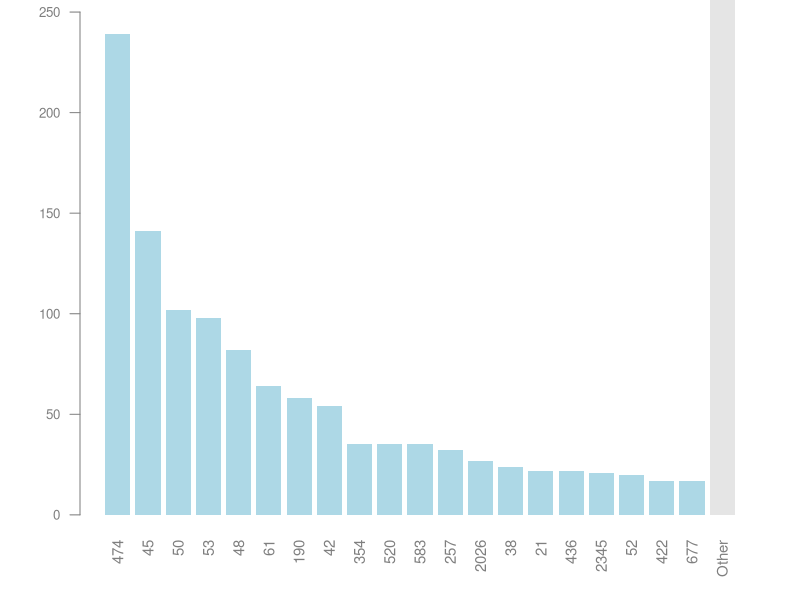
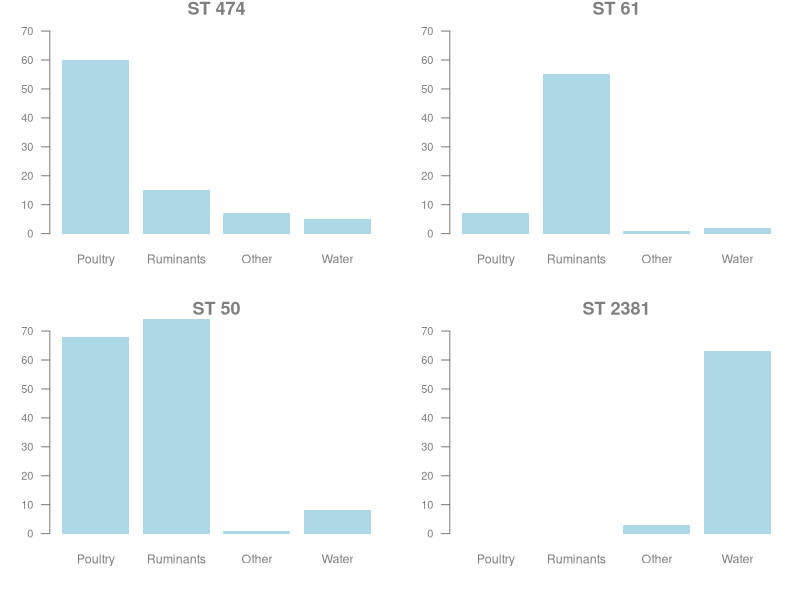

These charts were generated, in order, by the following R code:
## ---- chunk 1
library(dplyr)
library(knitr)
opts_chunk$set(echo=FALSE, fig.height = 5, fig.align='center', bg='transparent', dev.args=list(bg='transparent'))
sts = read.csv("data/st_counts.csv")
## ---- chunk 2
# find the top 14 sequence types
par(mar=c(4,4,0,2))
top20 = order(-sts$Human)[1:20]
barplot(c(sts$Human[top20], sum(sts$Human[-top20])), names=c(sts$ST[top20], "Other"), col=c(rep("lightblue", 20), "grey90"), border=NA, yaxt="n", cex.names = 0.9, las=2, col.axis="grey50")
axis(2, col="grey50", col.axis="grey50", las=1, cex.axis=0.8)
## ---- chunk 3
ST_to_plot = c(474, 61, 50, 2381)
par(mfrow=c(2,2), mar=c(4,3,1,1)) # TODO: mgp?
for (st in ST_to_plot) {
  bp = sts %>% filter(ST == st) %>% select(Poultry, Ruminants, Other, Water) %>% as.matrix
  barplot(bp, col="lightblue", border=NA, yaxt="n", cex.names = 0.9, las=1, col.axis="grey50", ylim=c(0,75))
#  x = unlist(par()["mfg"])[2]
  axis(2, col="grey50", col.axis="grey50", las=1, cex.axis=0.8)
#  text(ifelse(x == 1, 5, 0.2), 70, st, col = "grey50", cex = 2, adj=c(ifelse(x == 1, 1, 0), 0.5))
  title(paste("ST",st), col.main="grey50", cex.main=1.3)
}
